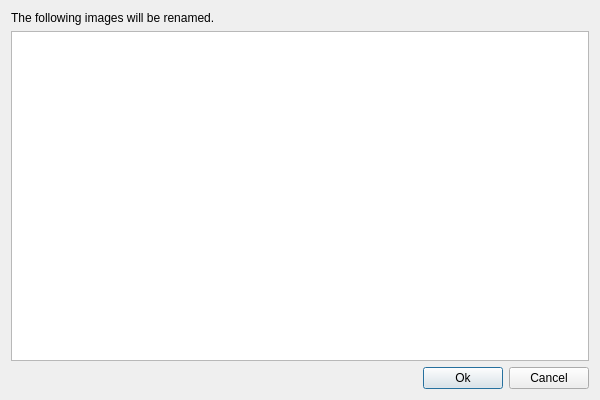
<?xml version="1.0" encoding="UTF-8"?>
<ui version="4.0">
 <class>RenameExisting2</class>
 <widget class="QDialog" name="RenameExisting2">
  <property name="geometry">
   <rect>
    <x>0</x>
    <y>0</y>
    <width>600</width>
    <height>400</height>
   </rect>
  </property>
  <property name="windowTitle">
   <string>Rename existing files</string>
  </property>
  <property name="windowIcon">
   <iconset resource="../../../resources/resources.qrc">
    <normaloff>:/images/icon.ico</normaloff>:/images/icon.ico</iconset>
  </property>
  <layout class="QVBoxLayout" name="verticalLayout">
   <item>
    <widget class="QLabel" name="label">
     <property name="text">
      <string>The following images will be renamed.</string>
     </property>
    </widget>
   </item>
   <item>
    <widget class="QTableView" name="tableView"/>
   </item>
   <item>
    <layout class="QHBoxLayout" name="horizontalLayout_4">
     <item>
      <spacer name="horizontalSpacer">
       <property name="orientation">
        <enum>Qt::Orientation::Horizontal</enum>
       </property>
       <property name="sizeHint" stdset="0">
        <size>
         <width>40</width>
         <height>20</height>
        </size>
       </property>
      </spacer>
     </item>
     <item>
      <widget class="QPushButton" name="buttonOk">
       <property name="text">
        <string>Ok</string>
       </property>
      </widget>
     </item>
     <item>
      <widget class="QPushButton" name="buttonCancel">
       <property name="text">
        <string>Cancel</string>
       </property>
      </widget>
     </item>
    </layout>
   </item>
  </layout>
 </widget>
 <resources>
  <include location="../../../resources/resources.qrc"/>
 </resources>
 <connections>
  <connection>
   <sender>buttonOk</sender>
   <signal>clicked()</signal>
   <receiver>RenameExisting2</receiver>
   <slot>nextStep()</slot>
   <hints>
    <hint type="sourcelabel">
     <x>495</x>
     <y>373</y>
    </hint>
    <hint type="destinationlabel">
     <x>511</x>
     <y>374</y>
    </hint>
   </hints>
  </connection>
  <connection>
   <sender>buttonCancel</sender>
   <signal>clicked()</signal>
   <receiver>RenameExisting2</receiver>
   <slot>cancel()</slot>
   <hints>
    <hint type="sourcelabel">
     <x>577</x>
     <y>380</y>
    </hint>
    <hint type="destinationlabel">
     <x>596</x>
     <y>378</y>
    </hint>
   </hints>
  </connection>
 </connections>
 <slots>
  <slot>cancel()</slot>
  <slot>nextStep()</slot>
 </slots>
</ui>
